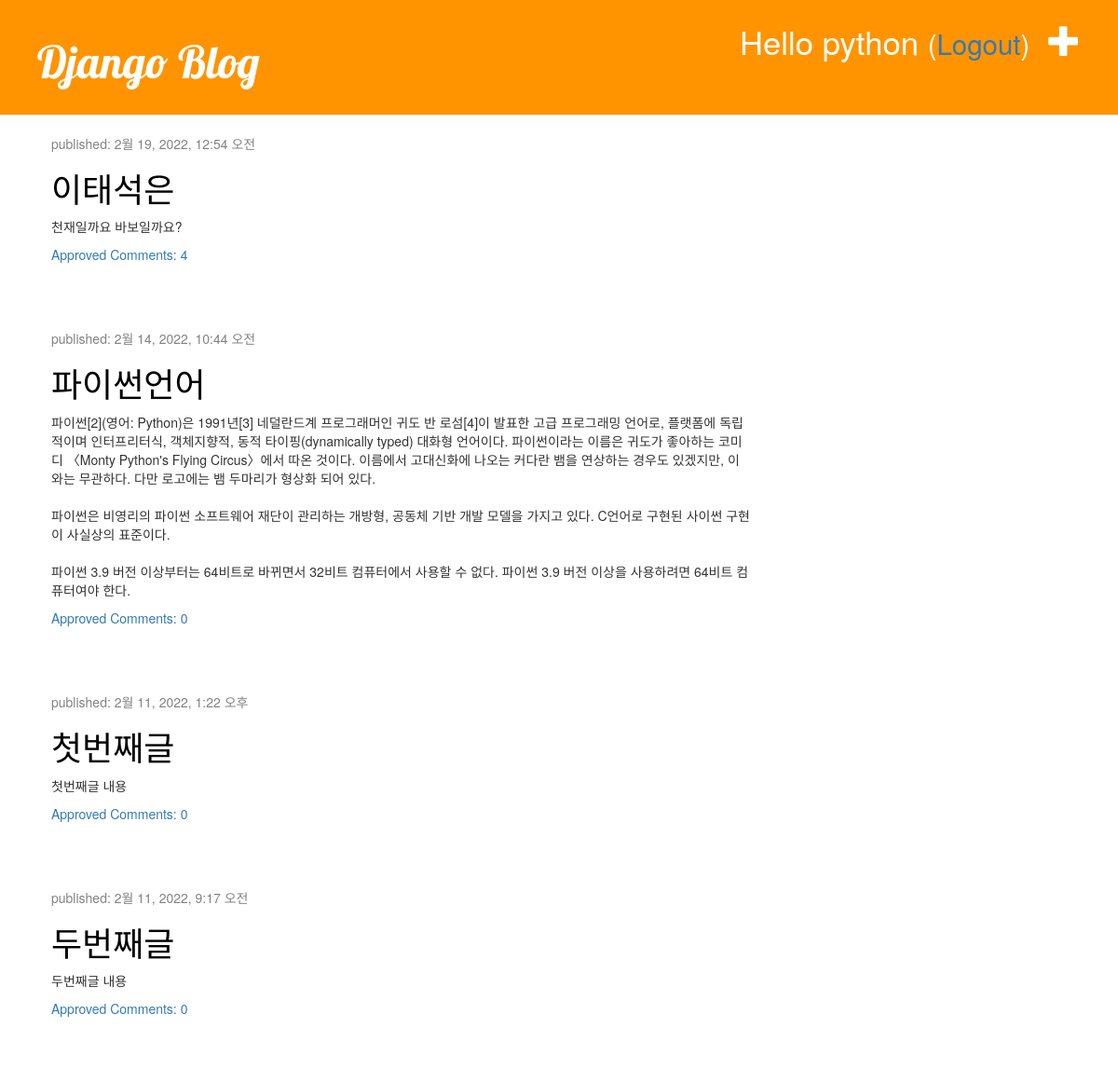
Page /blog/ (signed in) on the committed database.
### blog/models.py (models this page shows, shortened)
class Post(models.Model):
    author = models.ForeignKey('auth.User', on_delete=models.CASCADE)
    title = models.CharField(max_length=200, validators=[min_length_2_validator])
    text = models.TextField()
    created_date = models.DateTimeField(default=timezone.now)
    published_date = models.DateTimeField(blank=True, null=True)
    def approved_comments(self):
        return self.comments.filter(approved_comment=True)

### blog/views.py (the view)
# urls.py: path('', views.post_list, name='post_list_home'),
def post_list(request):
    my_name = '장고웹프레임워크'
    http_method = request.method
    posts = Post.objects.filter(published_date__lte=timezone.now()).order_by('-published_date')
    return render(request, 'blog/post_list.html', {'post_list': posts})

### blog/templates/blog/post_list.html
{% extends 'blog/base.html' %}
{% block content %}
    {% for post in post_list %}
        <div class="post">
            <div class="date">
                <p>published: {{ post.published_date }}</p>
            </div>
            <h1><a href="{% url 'post_detail' pk=post.pk %}">{{ post.title }}</a></h1>
            <p>{{ post.text| linebreaksbr }}</p>
            <a href="{% url 'post_detail' pk=post.pk %}">Approved Comments: {{ post.approved_comments.count }}</a>
        </div>
    {% empty %}
        <p>Blog(글)이 없습니다.</p>
    {% endfor %}
{% endblock %}

### blog/templates/blog/base.html (shortened to what this page needs)
<!DOCTYPE html>
{% load static %}
<html lang="ko">
<head>
    <link rel="stylesheet" href="https://maxcdn.bootstrapcdn.com/bootstrap/3.3.2/css/bootstrap.min.css">
    <link rel="stylesheet" href="https://maxcdn.bootstrapcdn.com/bootstrap/3.3.2/css/bootstrap-theme.min.css">
    <link rel="stylesheet" href="{% static 'css/blog.css' %}">
</head>
<body>
    <div class="page-header">
        {% if user.is_authenticated %}
            <a href="{% url 'post_new' %}" class="top-menu">
                <span class="glyphicon glyphicon-plus"></span>
            </a>
            <p class="top-menu">Hello {{ user.username }}
                <small>
                    (<a href="" onclick="logout()">Logout</a>)
                </small>
            </p>
        {% else %}
            <a href="{% url 'login' %}" class="top-menu">
                <span class="glyphicon glyphicon-lock"></span></a>
        {% endif %}
        <h1><a href="{% url 'post_list_home' %}">Django Blog</a></h1>
    </div>
    <div class="content container">
        <div class="row">
            <div class="col-md-8">
                {% block content %}
                {% endblock %}
            </div>
        </div>
    </div>
</body>
</html>

### blog/static/css/blog.css (style rules this page uses)
.page-header { background-color: #ff9400; margin-top: 0; padding: 20px 20px 20px 40px; }
.page-header h1, .page-header h1 a, .page-header h1 a:visited, .page-header h1 a:active { color: #ffffff; font-size: 36pt; text-decoration: none; }
.content { margin-left: 40px; }
h1, h2, h3, h4 { font-family: 'Lobster', cursive; }
.date { color: #828282; }
.top-menu, .top-menu:hover, .top-menu:visited { color: #ffffff; float: right; font-size: 26pt; margin-right: 20px; }
.post { margin-bottom: 70px; }
.post h1 a, .post h1 a:visited { color: #000000; }

### rows in the picture
Post: published_date "2월 19, 2022, 12:54 오전", title "이태석은", text "천재일까요 바보일까요?", approved_comments.count "4"
Post: published_date "2월 14, 2022, 10:44 오전", title "파이썬언어", text "파이썬[2](영어: Python)은 1991년[3] 네덜란드계 프로그래머인 귀도 반 로섬[4]이 발표한 고급 프로그래밍 언어로, 플랫폼에 독립적이며 인터프리터식, 객체지향적, 동적 타이핑(dynamically typed) 대화형 언어이다. 파이썬이라는 이름은 귀도가 좋아하는 코미디 〈Monty Python's Flying Circus〉에서 따온 것이다. 이름에서 고대신화에 나오는 커다란 뱀을 연상하는 경우도 있겠지만, 이와는 무관하다. 다만 로고에는 뱀 두마리가 형상화 되어 있다. 파이썬은 비영리의 파이썬 소프트웨어 재단이 관리하는 개방형, 공동체 기반 개발 모델을 가지고 있다. C언어로 구현된 사이썬 구현이 사실상의 표준이다. 파이썬 3.9 버전 이상부터는 64비트로 바뀌면서 32비트 컴퓨터에서 사용할 수 없다. 파이썬 3.9 버전 이상을 사용하려면 64비트 컴퓨터여야 한다.", approved_comments.count "0"
Post: published_date "2월 11, 2022, 1:22 오후", title "첫번째글", text "첫번째글 내용", approved_comments.count "0"
Post: published_date "2월 11, 2022, 9:17 오전", title "두번째글", text "두번째글 내용", approved_comments.count "0"

### other values in the picture
{{ user.username }} "python"
